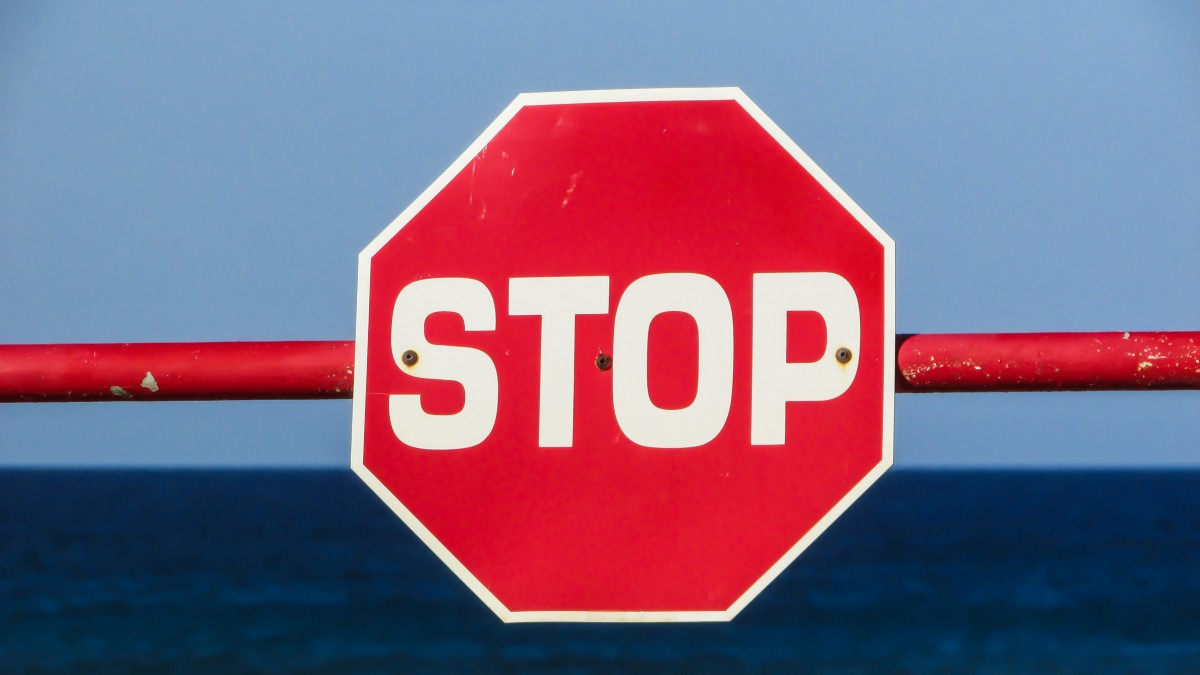
#> input picture MSCS-Computer Vision/P2-Detecting Traffic Signs and Lights/img-5-a-1.png, 1200 x 675 px
$ python -i ps2.py   (imports and definitions only)   (Python 2 division)   (older library calls are emulated)
#> lines starting #> are read from the running program, lines starting #| are printed output that depends on the picture; after the words box and inside, x2 and y2 are one past the last pixel; in counts of white or black regions, pixels touching at a corner belong together
"""
CS6476 Problem Set 2 imports. Only Numpy and cv2 are allowed.
"""
import cv2

import numpy as np

#Helper function for creating a black image of the same size as input image
# [8 lines left out: function create_blank, not called in this run]

def traffic_light_detection(img_in, radii_range):
    """Finds the coordinates of a traffic light image given a radii
    range.

    Use the radii range to find the circles in the traffic light and
    identify which of them represents the yellow light.

    Analyze the states of all three lights and determine whether the
    traffic light is red, yellow, or green. This will be referred to
    as the 'state'.

    It is recommended you use Hough tools to find these circles in
    the image.

    The input image may be just the traffic light with a white
    background or a larger image of a scene containing a traffic
    light.

    Args:
        img_in (numpy.array): image containing a traffic light.
        radii_range (list): range of radii values to search for.

    Returns:
        tuple: 2-element tuple containing:
        coordinates (tuple): traffic light center using the (x, y)
                             convention.
        state (str): traffic light state. A value in {'red', 'yellow',
                     'green'}
    """
    image = np.copy(img_in);

    #Find the green light, unique to traffic-lights
    low = np.array([0,100,0])
    upp = np.array([50,255,50])
    mask = cv2.inRange(img_in, low, upp)


    circleX = 0;
    circleY = 0;
    circleR = 0;
    imgYellowX = 0
    imgYellowY = 0
    imgMaxVal = 0
    imgMaxX = 0
    imgMaxY = 0
    imgMaxR = 0
    for i in radii_range:
        hits = cv2.HoughCircles(mask, cv2.cv.CV_HOUGH_GRADIENT,1,20, param1=50,param2=10,minRadius=i, maxRadius=i);
        if hits is not None:
            circles = np.round(hits[0, :]).astype("int")
            for (x,y,r) in circles:
                circleX = x
                circleY = y
                circleR = r

            #create a black background, and paste the traffic light into the black image - size of original image
            onBlack = create_blank(np.size(img_in,1), np.size(img_in,0), (0,0,0))
            onBlack[:,circleX-circleR:circleX+circleR] = img_in[0:np.size(img_in,0),circleX-circleR:circleX+circleR]

            gray = cv2.cvtColor(onBlack,cv2.COLOR_BGR2GRAY);

            #Find the center of the traffic-light (yellow light)
            for i in radii_range:
                lights = cv2.HoughCircles(gray, cv2.cv.CV_HOUGH_GRADIENT,1,20, param1=50,param2=10,minRadius=i, maxRadius=i);
                if lights is not None:
                    circles = np.round(lights[0, :]).astype("int")
                    for (x, y, r) in circles:
                        lower = [0, 100, 100]
                        upper = [30, 255, 255]

                        tempImg = img_in[y-r:y+r, x-r:x+r]

                        mask = cv2.inRange(tempImg, np.array(lower, dtype = "uint8"), np.array(upper, dtype = "uint8"))

                        (minVal, maxVal, minLoc, maxLoc) = cv2.minMaxLoc(mask)
                        if maxVal > 0:
                            imgYellowX = x
                            imgYellowY = y
                        (minVal, maxVal, minLoc, maxLoc) = cv2.minMaxLoc(gray[y-r:y+r, x-r:x+r])
                        if maxVal > imgMaxVal:
                            imgMaxVal = maxVal
                            imgMaxX = x
                            imgMaxY = y
                            imgMaxR = r

    center = (imgYellowX, imgYellowY)
    print center

    if imgYellowX == 0 and imgYellowY == 0:
        center = (0,0)
        return (center,'none')
    else:
        #Masks for Red, Yellow, Green colors
        ColorMasks = [([0, 0, 200], [0, 0, 255]),
                      ([0, 200, 200], [0, 255, 255]),
                      ([0, 200, 0], [0, 255, 0])]

        #Evaluate each light to see which one is brightest
        brightImg = image[imgMaxY-imgMaxR:imgMaxY+imgMaxR, imgMaxX-imgMaxR:imgMaxX+imgMaxR]

        iterator = 0
        colorInt = 0
        for (lower, upper) in ColorMasks:
            mask = cv2.inRange(brightImg, np.array(lower, dtype = "uint8"), np.array(upper, dtype = "uint8"))
            minVal, maxVal, minLoc, maxLoc = cv2.minMaxLoc(mask)
            if maxVal > 0:
                colorInt = iterator
            iterator += 1

        if colorInt == 0:
            print (center,'red')
            return (center,'red')
        elif colorInt == 1:
            print (center,'yellow')
            return (center,'yellow')
        elif colorInt == 2:
            print (center,'green')
            return (center,'green')

def yield_sign_detection(img_in):
    """Finds the centroid coordinates of a yield sign in the provided
    image.

    Args:
        img_in (numpy.array): image containing a traffic light.

    Returns:
        (x,y) tuple of coordinat
    """

    image = np.copy(img_in)

    low = np.array([0,0,100])
    upp = np.array([15,15,255])
    mask = cv2.inRange(img_in, low, upp)
    can = cv2.Canny(mask,150,200)

    rho = 1
    theta = np.pi/180
    threshold = 25
    #min_line_length = 93
    max_line_gap = 10

    lineIx = 0
    lineX = 0
    lineY = 0

    lengths = range (100,90,-1)
    for length in lengths:
        lines = cv2.HoughLinesP(can, rho, theta, threshold, np.array([]), length, max_line_gap)
        if lines is not None and lineX==0 and lineY==0 and lineIx==0:
            if 11<lines.size:
                for line in lines:
                    for x1,y1,x2,y2 in line:
                        cv2.line(image,(x1,y1),(x2,y2),(255,0,0),2)
                        cv2.circle(image,(abs(x1),abs(y1)), 5, (0,255,0), 2)
                        cv2.circle(image,(abs(x2),abs(y2)), 5, (0,255,0), 2)
                        lineX += x1 + x2
                        lineY += y1 + y2
                        lineIx += 1

    if lineIx ==0 and lineX==0 and lineY==0:
        return (0,0)
    return (abs(int(lineX/(lineIx*2))),abs(int(lineY/(lineIx*2))))

def stop_sign_detection(img_in):
    """Finds the centroid coordinates of a stop sign in the provided
    image.

    Args:
        img_in (numpy.array): image containing a traffic light.

    Returns:
        (x,y) tuple of the coordinates of the center of the stop sign.
    """
    image = np.copy(img_in)

    low = np.array([0,0,100])
    upp = np.array([20,20,255])
    mask = cv2.inRange(image, low, upp)
    can = cv2.Canny(mask,150,200)

    rho = 1
    theta = np.pi/180
    threshold = 23
    min_line_length = 27
    max_line_gap = 30
##    threshold = 10
##    min_line_length = 25
##    max_line_gap = 18
    lines = cv2.HoughLinesP(can, rho, theta, threshold, np.array([]), min_line_length, max_line_gap)

    lineIx = 0
    lineX = 0
    lineY = 0
    if lines is not None:
        for line in lines:
            for x1,y1,x2,y2 in line:
                if -2<=abs(x1-x2) - abs(y1-y2)<=2:
                    cv2.line(image,(x1,y1),(x2,y2),(255,0,0),2)
                    cv2.circle(image,(abs(x1),abs(y1)), 5, (0,255,0), 2)
                    cv2.circle(image,(abs(x2),abs(y2)), 5, (0,255,0), 2)
                    lineX += x1 + x2
                    lineY += y1 + y2
                    lineIx += 1

    if lineIx ==0 and lineX==0 and lineY==0:
        return (0,0)
    return (abs(int(lineX/(lineIx*2)-5)),abs(int(lineY/(lineIx*2))))

def warning_sign_detection(img_in):
    """Finds the centroid coordinates of a warning sign in the
    provided image.

    Args:
        img_in (numpy.array): image containing a traffic light.

    Returns:
        (x,y) tuple of the coordinates of the center of the sign.
    """
    image = np.copy(img_in)

##    gray = cv2.cvtColor(image,cv2.COLOR_BGR2GRAY)
##    edges = cv2.Canny(gray, 150,200)

    low = np.array([0,200,200])
    upp = np.array([20,255,255])
    mask = cv2.inRange(image, low, upp)
    edges = cv2.Canny(mask, 150,200)

    rho = 1
    theta = np.pi/180
    threshold = 40
    min_line_length = 20
    max_line_gap = 10

    lines = cv2.HoughLinesP(edges, rho, theta, threshold, np.array([]), min_line_length, max_line_gap)

    lineIx = 0
    lineX = 0
    lineY = 0
    if lines is not None:
        for line in lines:
            for x1,y1,x2,y2 in line:
                cv2.line(image,(x1,y1),(x2,y2),(255,0,0),2)
                cv2.circle(image,(abs(x1),abs(y1)), 5, (0,255,0), 2)
                cv2.circle(image,(abs(x2),abs(y2)), 5, (0,255,0), 2)
                if (x2-x1)>100 or y2-y1>100:
                    continue
                lineX += x1 + x2
                lineY += y1 + y2
                lineIx += 1

    if lineIx ==0 and lineX==0 and lineY==0:
        return (0,0)
    return (abs(int(lineX/(lineIx*2))),abs(int(lineY/(lineIx*2))))

def construction_sign_detection(img_in):
    """Finds the centroid coordinates of a construction sign in the
    provided image.

    Args:
        img_in (numpy.array): image containing a traffic light.

    Returns:
        (x,y) tuple of the coordinates of the center of the sign.
    """
    image = np.copy(img_in)

##    gray = cv2.cvtColor(image,cv2.COLOR_BGR2GRAY)
##    edges = cv2.Canny(gray, 150,200)

    low = np.array([0,100,200])
    upp = np.array([20,200,255])
    mask = cv2.inRange(image, low, upp)
    edges = cv2.Canny(mask, 150,200)

    rho = 1
    theta = np.pi/180
    threshold = 40
    min_line_length = 20
    max_line_gap = 10
    lines = cv2.HoughLinesP(edges, rho, theta, threshold, np.array([]), min_line_length, max_line_gap)

    lineIx = 0
    lineX = 0
    lineY = 0
    if lines is not None:
        for line in lines:
            for x1,y1,x2,y2 in line:
                cv2.line(image,(x1,y1),(x2,y2),(255,0,0),2)
                cv2.circle(image,(abs(x1),abs(y1)), 5, (0,255,0), 2)
                cv2.circle(image,(abs(x2),abs(y2)), 5, (0,255,0), 2)
                if (x2-x1)>100 or y2-y1>100:
                    continue
                lineX += x1 + x2
                lineY += y1 + y2
                lineIx += 1

    if lineIx ==0 and lineX==0 and lineY==0:
        return (0,0)
    return (abs(int(lineX/(lineIx*2))),abs(int(lineY/(lineIx*2))))

def do_not_enter_sign_detection(img_in):
    """Find the centroid coordinates of a do not enter sign in the
    provided image.

    Args:
        img_in (numpy.array): image containing a traffic light.

    Returns:
        (x,y) typle of the coordinates of the center of the sign.
    """

    image = np.copy(img_in)

##    gray = cv2.cvtColor(image,cv2.COLOR_BGR2GRAY)
##    edges = cv2.Canny(gray, 150,200)

    low = np.array([0,0,200])
    upp = np.array([20,20,255])
    mask = cv2.inRange(image, low, upp)
    edges = cv2.Canny(mask, 150,200)

    radii_range = range(20,40,1)
    circleX = 0
    circleY = 0
    circleR = 0
    for i in radii_range:
        hits = cv2.HoughCircles(edges, cv2.cv.CV_HOUGH_GRADIENT,1,100, param1=50, param2=15, minRadius=25, maxRadius=38);
        if hits is not None:
            circles = np.round(hits[0, :]).astype("int")
            for (x,y,r) in circles:
                circleX = x
                circleY = y
                circleR = r
    if circleX==0 and circleY==0 and circleR==0:
        return (0,0)
    return (circleX, circleY)

def traffic_sign_detection(img_in):
    """Finds all traffic signs in a synthetic image.

    The image may contain at least one of the following:
    - traffic_light
    - no_entry
    - stop
    - warning
    - yield
    - construction

    Use these names for your output.

    See the instructions document for a visual definition of each
    sign.

    Args:
        img_in (numpy.array): input image containing at least one
                              traffic sign.

    Returns:
        dict: dictionary containing only the signs present in the
              image along with their respective centroid coordinates
              as tuples.

              For example: {'stop': (1, 3), 'yield': (4, 11)}
              These are just example values and may not represent a
              valid scene.
    """
    image = np.copy(img_in)

    newDictionary = {}
    entryX, entryY              = do_not_enter_sign_detection(image)
    if entryX>0 and entryY>0:
        newDictionary['no_entry'] = (entryX,entryY)

    constructionX,constructionY = construction_sign_detection(image)
    if constructionX>0 and constructionY>0:
        newDictionary['construction'] = (constructionX,constructionY)

    warningX, warningY          = warning_sign_detection(image)
    if warningX>0 and warningY>0:
        newDictionary['warning'] = (warningX,warningY)

    stopX, stopY                = stop_sign_detection(image)
    if stopX>0 and entryY>0:
        newDictionary['stop'] = (stopX,stopY)

    yieldX, yieldY              = yield_sign_detection(image)
    if yieldX>0 and yieldY>0:
        newDictionary['yield'] = (yieldX, yieldY)

    radii_range = range(5, 40, 1)
    result = traffic_light_detection(image, radii_range)
    if result is not None:
        coords = result[0]
        state = result[1]
        x = coords[0]
        y = coords[1]
        if x>0 and y>0:
            newDictionary['traffic_light'] = coords

    return newDictionary


def traffic_sign_detection_noisy(img_in):
    """Finds all traffic signs in a synthetic noisy image.

    The image may contain at least one of the following:
    - traffic_light
    - no_entry
    - stop
    - warning
    - yield
    - construction

    Use these names for your output.

    See the instructions document for a visual definition of each
    sign.

    Args:
        img_in (numpy.array): input image containing at least one
                              traffic sign.

    Returns:
        dict: dictionary containing only the signs present in the
              image along with their respective centroid coordinates
              as tuples.

              For example: {'stop': (1, 3), 'yield': (4, 11)}
              These are just example values and may not represent a
              valid scene.
    """

    image = np.copy(img_in)

    denoised = cv2.fastNlMeansDenoisingColored(image, None, 25,25, 3,31)

    dictionary = traffic_sign_detection(denoised)

    return dictionary


# [25 lines left out: function traffic_sign_detection_challenge, not called in this run]

>>> import cv2
>>> picture = cv2.imread('img-5-a-1.png')
#> picture is the input picture: shape (675, 1200, 3); mean B, G, R 130.1, 101.7, 127.6
>>> result = traffic_sign_detection_noisy(picture)
#> in traffic_sign_detection, `entryX, entryY              = do_not_enter_sign_detection(image)`: entryX = 0
#> in construction_sign_detection, `lines = cv2.HoughLinesP(edges, rho, theta, threshold, np.array([]), mi..`: lines = None
#> in traffic_sign_detection, `constructionX,constructionY = construction_sign_detection(image)`: constructionX = 0
#> in warning_sign_detection, `lines = cv2.HoughLinesP(edges, rho, theta, threshold, np.array([]), mi..`: lines = None
#> in traffic_sign_detection, `warningX, warningY          = warning_sign_detection(image)`: warningX = 0
#> in stop_sign_detection, `mask = cv2.inRange(image, low, upp)`:
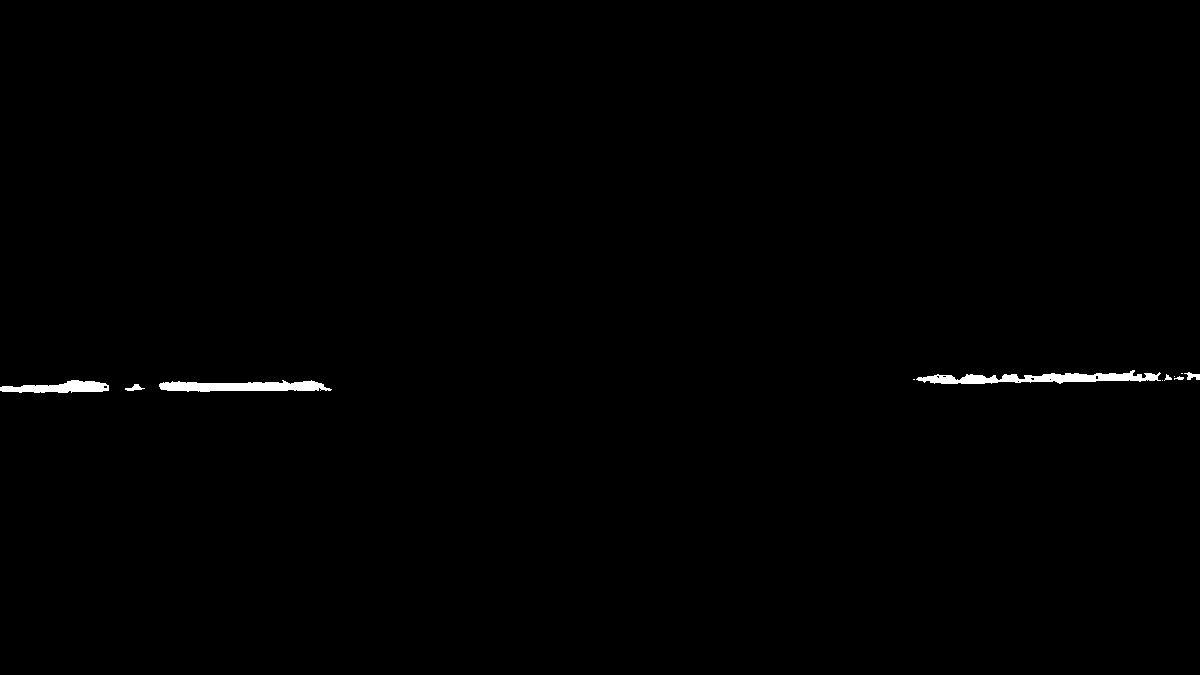
#> mask: shape (675, 1200); 0.52% white; 11 white regions (4 under 20 px), largest, box (x1, y1, x2, y2) and area: (916, 370, 1161, 384) 1728, (159, 380, 332, 392) 1428, (0, 380, 109, 393) 893
#> in stop_sign_detection, `can = cv2.Canny(mask,150,200)`:
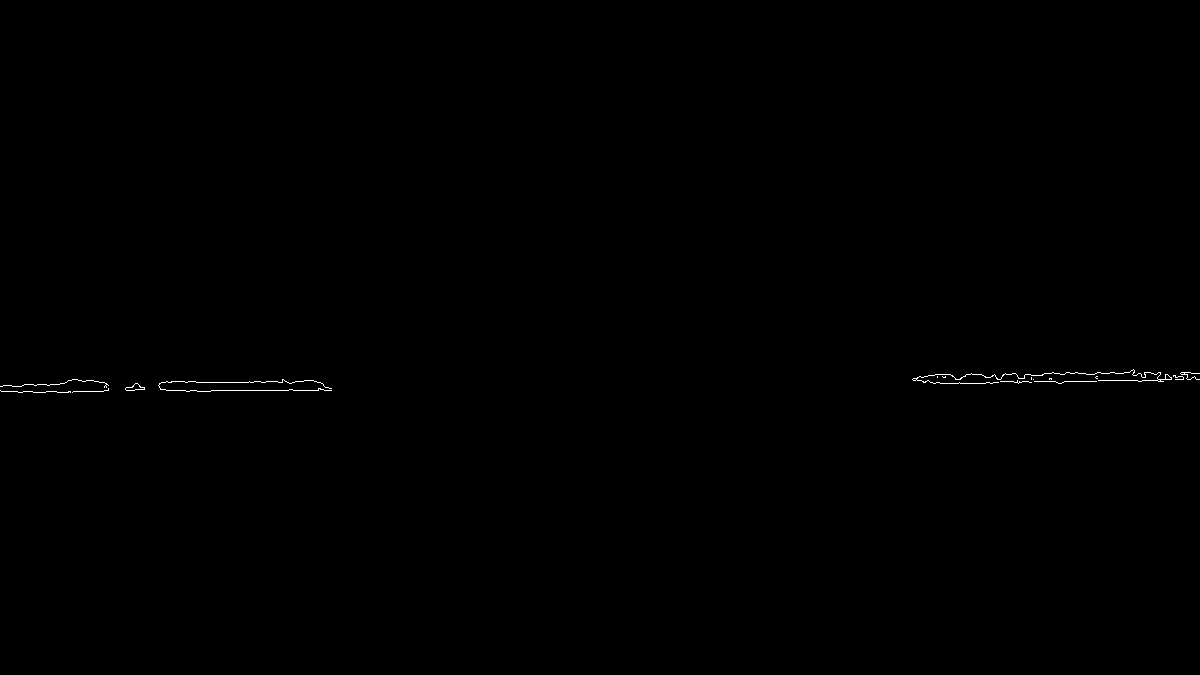
#> can: shape (675, 1200); 0.16% white in thin lines or dots, all inside (x1, y1, x2, y2) = (0, 369, 1200, 393)
#> in stop_sign_detection, `lines = cv2.HoughLinesP(can, rho, theta, threshold, np.array([]), min_..`: lines = 29 rows, first 6: [186, 391, 331, 388], [166, 381, 195, 381], [919, 376, 1182, 372], [923, 382, 1063, 382], [917, 377, 1042, 375], [214, 382, 316, 381]
#> the loop in stop_sign_detection, `for line in lines:` made 29 passes
#> after the loop in stop_sign_detection, `for line in lines:`: lineIx = 0
#> in yield_sign_detection, `mask = cv2.inRange(img_in, low, upp)`:
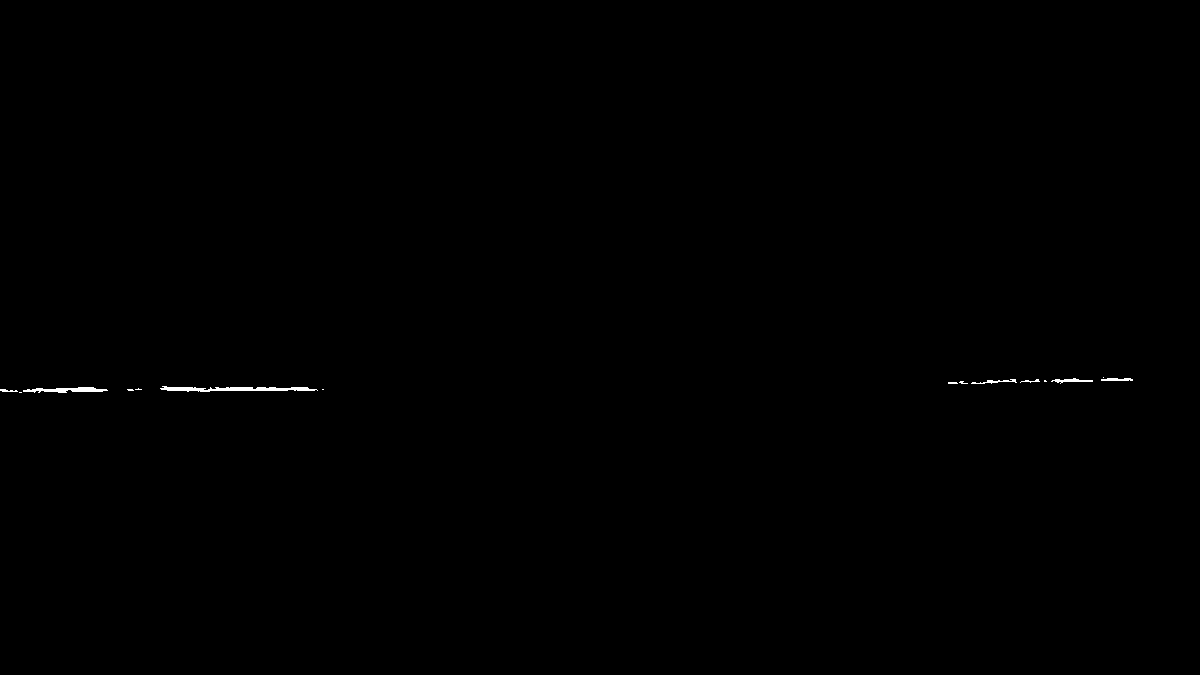
#> mask: shape (675, 1200); 0.16% white; 15 white regions (8 under 20 px), largest, box (x1, y1, x2, y2) and area: (160, 386, 318, 392) 545, (23, 387, 108, 393) 303, (1051, 378, 1093, 384) 109
#> in yield_sign_detection, `can = cv2.Canny(mask,150,200)`:
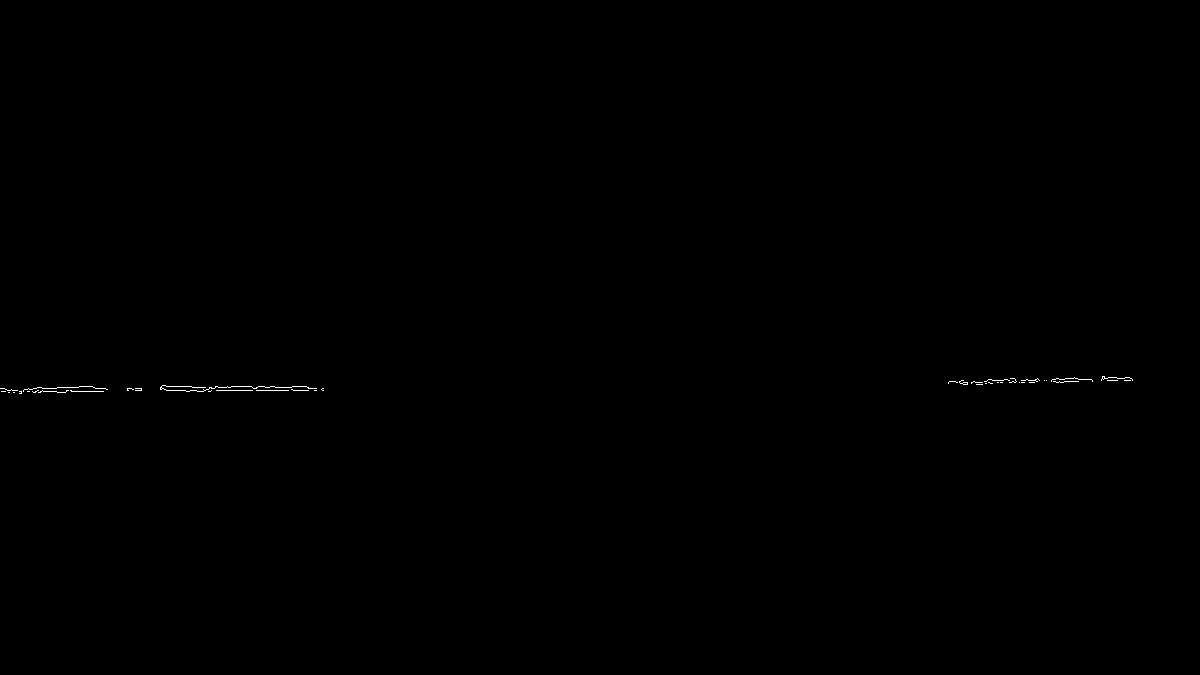
#> can: shape (675, 1200); 0.1% white in thin lines or dots, all inside (x1, y1, x2, y2) = (0, 376, 1133, 394)
#> in traffic_sign_detection, `result = traffic_light_detection(image, radii_range)`: result = ((0, 0), 'none')
#> in traffic_sign_detection, `coords = result[0]`: coords = (0, 0)
#> in traffic_sign_detection, `state = result[1]`: state = 'none'
#> in traffic_sign_detection, `x = coords[0]`: x = 0
#> in traffic_sign_detection_noisy, `dictionary = traffic_sign_detection(denoised)`: dictionary = 0 items
#> result = 0 items
